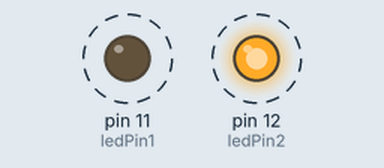
A sketch run on a simulated Arduino Uno, built with avr-gcc and run on an emulated ATmega328P. Parts: output pins drawn as LEDs (lit = HIGH). Dashed ring = blinking.

Above: at 0.2 s.
Timing chart, 0 to 3.0 s (numbered marks = the images above):
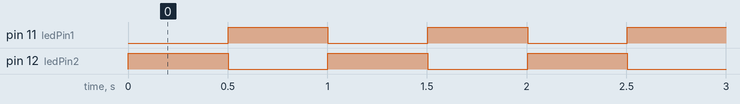

The sketch:

Oppgave02-Alt01.ino
```cpp
const int ledPin1 = 11;
const int ledPin2 = 12;
const int delayTime = 500;

void setup()
{
    pinMode(ledPin1, OUTPUT);
    pinMode(ledPin2, OUTPUT);
}

void loop()
{
    static unsigned long lastChangeTime = 0;
    static int ledStatus = LOW;
    if (millis() - lastChangeTime > delayTime) {
        ledStatus = !ledStatus;
        lastChangeTime = millis();
    }
    digitalWrite(ledPin1, ledStatus);
    digitalWrite(ledPin2, !ledStatus);
}
```

Measured:
- by itself, pin 11 (ledPin1), pin 12 (ledPin2): alternates HIGH for 0.50 s and LOW for 0.50 s
